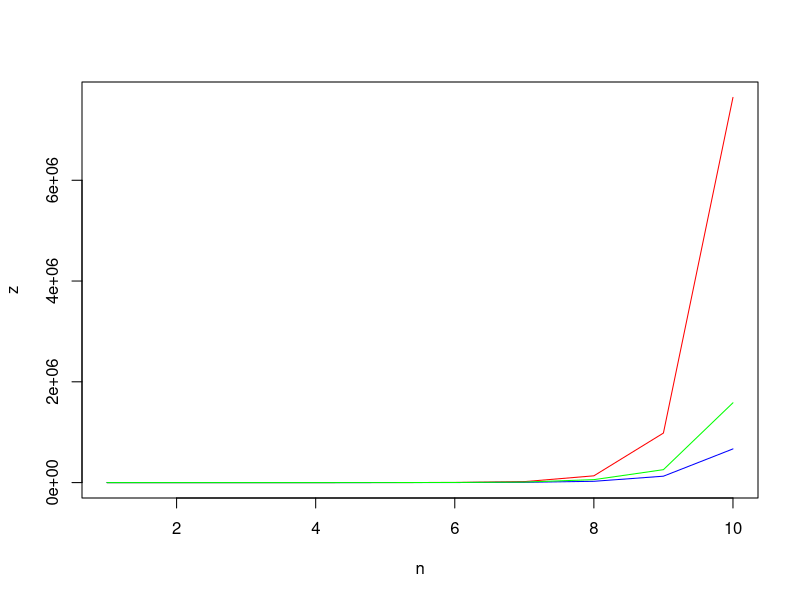

Reproduce this figure in R.
# the polytrees that satisfiy the MB adjacencies is denoted by MBPTs
# nMBPTs is the function that computes the number of MBPTs in a function of mb size
# this formula has been manually verified by drawing all dags in a mb with up to 6 variables in a mb
# nWithNoSp is a function to computes the number of mb dags with no spouses, i.e., there is no collider
# n is the total number of variables in mb
nWithNoSp = function(n) 2 ^ n

# nWithSp is a function to computes the number of mb dags with spouses, i.e., there exists colliders
# n is the total number of variables, m is the number of colliders, and k is the number of spouses
nWithSp = function(n, m, k) {

  if (n < 2) {# not enough nodes to form a collider

    count = 0

  } else {

    count = choose(n, k + 1) * (k + 1)

    if (m < 2) {

      count = count * nWithNoSp(n - k - 1)

    } else {

      sum_count = 0

      for (k_dash in 1:min((n - k - 2 * m + 2), k)) {
        # the maximum that k_dash can be is (n-k-1)-2(m-2)-1, where (n-k-1) is # remaining
        # vars after removing k spouses and 1 common child, 2(m-2) is the minimum # vars
        # needed for having m-2 v-structures, and -1 removes another child
        sub_count = nWithSp(n - k - 1, m - 1, k_dash)

        if (k_dash == k) sub_count = (1 / m) * sub_count

        sum_count = sum_count + sub_count

      } # end for k_dash

      count = count * sum_count

    } # end else

  } # end else

  return(count)

}

nMBPTs = function(n, debug = F) {

  sum_count = nWithNoSp(n)
  if (debug) {

    cat("-------------------------------\n")
    cat("|mb|=", n, "\n")
    cat("|spouses|=", 0, "=> |mbDags|=", sum_count, "\n")
    cat("-------------------------------\n")

  }

  for (m in 1:floor(n / 2)) {

    if (debug) cat("|colliders|=", m, "\n")

    for (k in 1:(n - 2 * m + 1)) {

      sub_count = nWithSp(n, m, k)
      sum_count = sum_count + sub_count
      if (debug) cat("|spouses|=", k, "=> |mbDags|=", sub_count, "\n")

    } # end for k

    if (debug) cat("-------------------------------\n")

  } # end for m

  return(sum_count)

}

# this is the number of DAGs on n labelled variables
# this fomula is from wikipedia
nDags = function(n) {

  count = 0

  if (n < 1) {

    count = 1

  } else {

    for (i in 1:n) {

      count = count + ((-1) ^ (i - 1)) * choose(n, i) * (2 ^ (i * (n - i))) * nDags(n - i)

    } # end for i

  }

  return(count)

}


# the polytrees that satisfiy the MB adjacencies is denoted by MBPTs
# nMBPTs is the function that computes the number of MBPTs in a function of mb size
# this formula has been manually verified by drawing all dags in a mb with up to 6 variables in a mb
# nWithNoSp is a function to computes the number of mb dags with no spouses, i.e., there is no collider
# n is the total number of variables in mb
# p is the max fan-in
nWithNoSp_fpt = function(n, p) {

  count = 0

  for (i in 0:p) count = count + choose(n, i)

  return(count)

}

# nWithSp is a function to computes the number of mb dags with spouses, i.e., there exists colliders
# n is the total number of variables, m is the number of colliders, and k is the number of spouses
nWithSp_fpt = function(n, p, m, k) {

  if (n < 2) {# not enough nodes to form a collider

    count = 0

  } else {

    count = choose(n, k + 1) * (k + 1)

    if (m < 2) {

      count = count * nWithNoSp_fpt(n - k - 1, p)

    } else {

      sum_count = 0

      for (k_dash in 1:min((n - k - 2 * m + 2), k)) {
        # the maximum that k_dash can be is (n-k-1)-2(m-2)-1, where (n-k-1) is # remaining
        # vars after removing k spouses and 1 common child, 2(m-2) is the minimum # vars
        # needed for having m-2 v-structures, and -1 removes another child
        sub_count = nWithSp_fpt(n - k - 1, p, m - 1, k_dash)

        if (k_dash == k) sub_count = (1 / m) * sub_count

        sum_count = sum_count + sub_count

      } # end for k_dash

      count = count * sum_count

    } # end else

  } # end else

  return(count)

}

nMBPTs_fpt = function(n, p, debug = F) {

  sum_count = nWithNoSp_fpt(n, p)
  if (debug) {

    cat("-------------------------------\n")
    cat("|mb|=", n, "max fan-in", p, "\n")
    cat("|spouses|=", 0, "=> |mbDags|=", sum_count, "\n")
    cat("-------------------------------\n")

  }

  for (m in 1:floor(n / 2)) {

    if (debug) cat("|colliders|=", m, "\n")

    bound = min(n - 2 * m + 1, p - 1)
    for (k in 1:bound) {

      sub_count = nWithSp_fpt(n, p, m, k)
      sum_count = sum_count + sub_count
      if (debug) cat("|spouses|=", k, "=> |mbDags|=", sub_count, "\n")

    } # end for k

    if (debug) cat("-------------------------------\n")

  } # end for m

  return(sum_count)

}

n = 1:10
x = sapply(n, nMBPTs_fpt, p = 2)
y = sapply(n, nMBPTs_fpt, p = 1)
z = sapply(n, nMBPTs)
plot(n,z,type = "l",col="red")
lines(n,x,col="blue")
lines(n,y,col="green")


